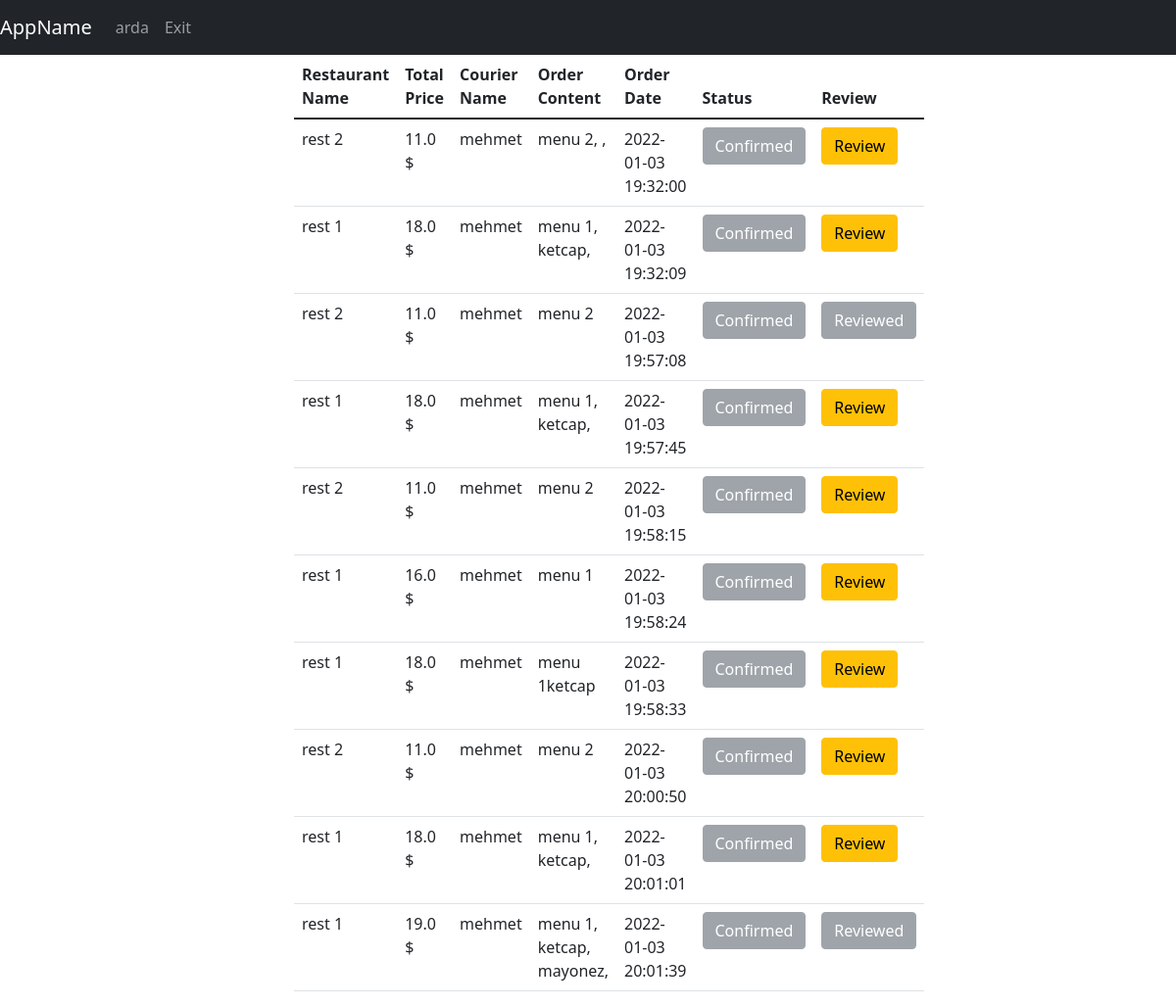
Page /myOrders (signed in) on the committed database.
### tables this page shows
CREATE TABLE restaurant(id INTEGER PRIMARY KEY, restaurantName varchar(30),address varchar(250),lat Text,lng Text,isOpen binary,averageRating REAL);

CREATE TABLE foodOrder(id INTEGER PRIMARY KEY,content TEXT,orderDate Date DEFAULT (datetime('now','localtime')),totalPrice REAL, is_delivered INTEGER DEFAULT(0), is_reviewed INTEGER DEFAULT(0), restaurantId INTEGER, courierID int REFERENCES couriers(id) ON UPDATE CASCADE, userUserName varchar(30) REFERENCES users(username) ON UPDATE CASCADE, FOREIGN KEY(restaurantId) REFERENCES restaurant(id));

CREATE TABLE couriers(id INTEGER PRIMARY KEY,name TEXT,is_available TEXT,lat REAL,lng, orderId int REFERENCES foodOrder(id) ON UPDATE CASCADE);

### app.py (the view)
@app.route("/myOrders", methods=["GET", "POST"])
def myOrders():
    with sqlite3.connect(DATABASE) as database:
        cursor = database.cursor()
    cursor.execute("SELECT foodOrder.totalPrice,foodOrder.orderDate,couriers.name, foodOrder.content, foodOrder.id, foodOrder.is_delivered, restaurant.restaurantName, foodOrder.is_reviewed, restaurant.id "
                   "FROM foodOrder INNER JOIN couriers ON couriers.id = foodOrder.courierID and foodOrder.userUserName=(?) INNER JOIN restaurant ON foodOrder.restaurantId = restaurant.id", (session["username"],))
    orders = cursor.fetchall()
    return render_template("user/list_user_orders.html", username=session["username"], data=orders)

### templates/user/list_user_orders.html (shortened to what this page needs)
{% extends 'base.html' %}
{% block navbar %}
<nav class="navbar navbar-expand-lg navbar-dark bg-dark">
    <a class="navbar-brand" href="#">AppName</a>
    <div class="collapse navbar-collapse" id="navbarNav">
        <ul class="navbar-nav">
          <li class="nav-item active"><a class="nav-link" href="/">{{username}}</a></li>
          <li class="nav-item active"><a class="nav-link" href="/exit">Exit</a></li>
        </ul>
    </div>
</nav>
{% endblock %}
{% block body %}
<center>
    <div class="col-md-6">
        <form action="/home" method="POST">
        <table class="table table-hover">
             <thead>
               <tr>
                 <th scope="col">Restaurant Name</th>
                 <th scope="col">Total Price</th>
                 <th scope="col">Courier Name</th>
                 <th scope="col">Order Content</th>
                 <th scope="col">Order Date</th>
                 <th scope="col">Status</th>
                 <th scope="col">Review</th>
               </tr>
             </thead>
             <tbody>
             {%for i in range(data|length)%}
               <tr>
                 <td>{{ data[i][6] }} </td>
                 <td>{{ data[i][0] }} $</td>
                 <td>{{ data[i][2] }}</td>
                 <td>{{ data[i][3] }}</td>
                 <td>{{ data[i][1] }}</td>
                   {% if data[i][5] == 1 %}
                       <td><button class="btn btn-secondary" disabled name="confirmedOrder" value="{{data[i][4]}}">Confirmed</button></td>
                   {% else %}
                       <td><button class="btn btn-warning" name="confirmedOrder" value="{{data[i][4]}}">Confirm Delivered</button></td>
                   {% endif %}
                   {% if data[i][7] == 1 %}
                       <td><button class="btn btn-secondary" disabled name="confirmedOrder" value="{{data[i][4]}}">Reviewed</button></td>
                   {% else %}
                       <td><a href="/reviewRestaurant?restId={{ data[i][8] }}&foodOrderId={{ data[i][4] }}" class="btn btn-warning" name="confirmedOrder" value="{{data[i][4]}}">Review</a></td>
                   {% endif %}
               </tr>
             {%endfor%}
             </tbody>
        </table>
        </form>
    </div>
</center>
{% endblock %}

### rows in the picture
restaurant: restaurantName "rest 2" "rest 2" "rest 2" "rest 2"
foodOrder: totalPrice "11.0", content "menu 2, ,", orderDate "2022-01-03 19:32:00"
couriers: name "mehmet" "mehmet" "mehmet" "mehmet" "mehmet" "mehmet" "mehmet" "mehmet" "mehmet" "mehmet"
restaurant: restaurantName "rest 1" "rest 1" "rest 1" "rest 1" "rest 1" "rest 1"
foodOrder: totalPrice "18.0", content "menu 1, ketcap,", orderDate "2022-01-03 19:32:09"
foodOrder: totalPrice "11.0", content "menu 2", orderDate "2022-01-03 19:57:08"
foodOrder: totalPrice "18.0", content "menu 1, ketcap,", orderDate "2022-01-03 19:57:45"
foodOrder: totalPrice "11.0", content "menu 2", orderDate "2022-01-03 19:58:15"
foodOrder: totalPrice "16.0", content "menu 1", orderDate "2022-01-03 19:58:24"
foodOrder: totalPrice "18.0", content "menu 1ketcap", orderDate "2022-01-03 19:58:33"
foodOrder: totalPrice "11.0", content "menu 2", orderDate "2022-01-03 20:00:50"
foodOrder: totalPrice "18.0", content "menu 1, ketcap,", orderDate "2022-01-03 20:01:01"
foodOrder: totalPrice "19.0", content "menu 1, ketcap, mayonez,", orderDate "2022-01-03 20:01:39"

### other values in the picture
{{ username }} "arda"
